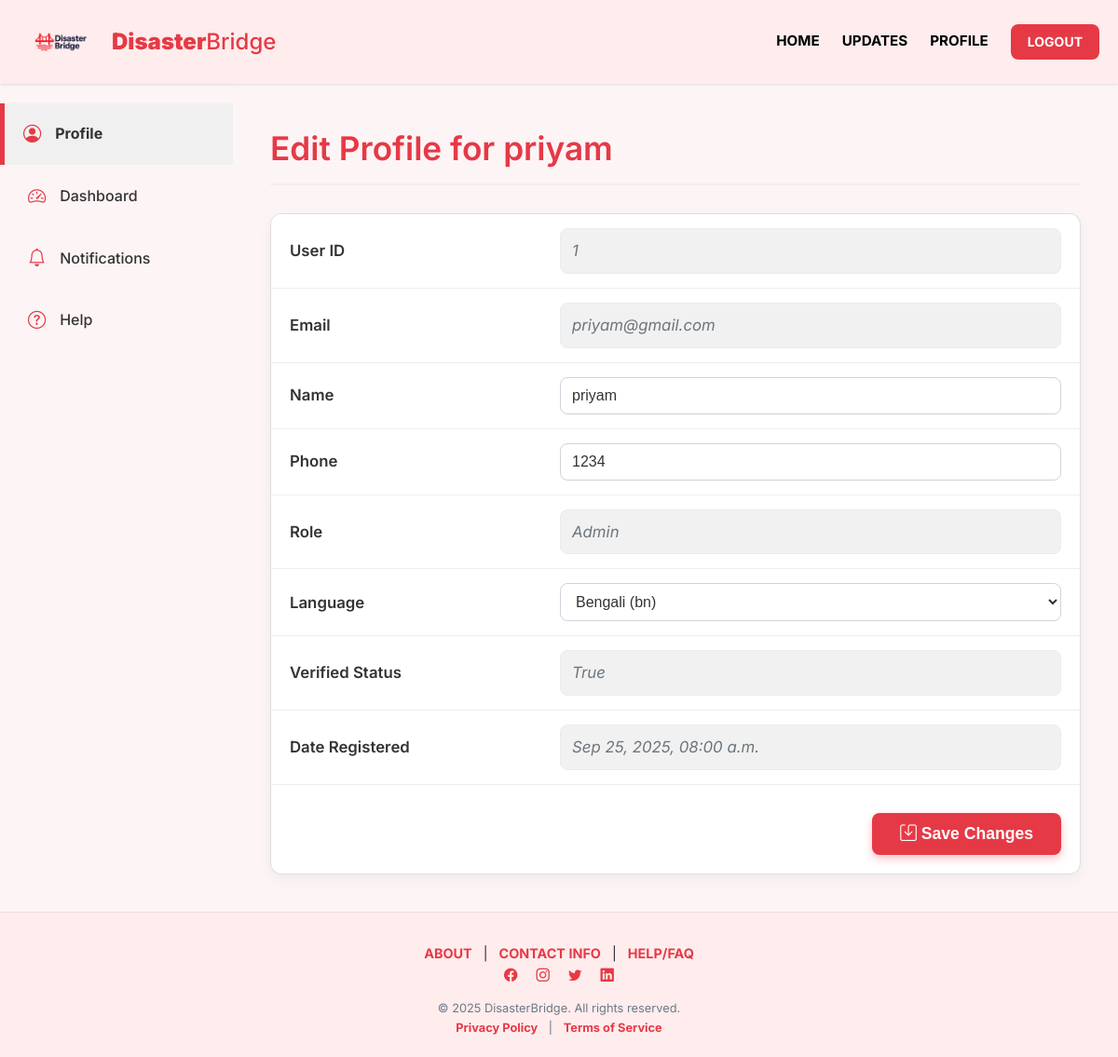
The page /profile/ (signed in) on the database as committed earlier.
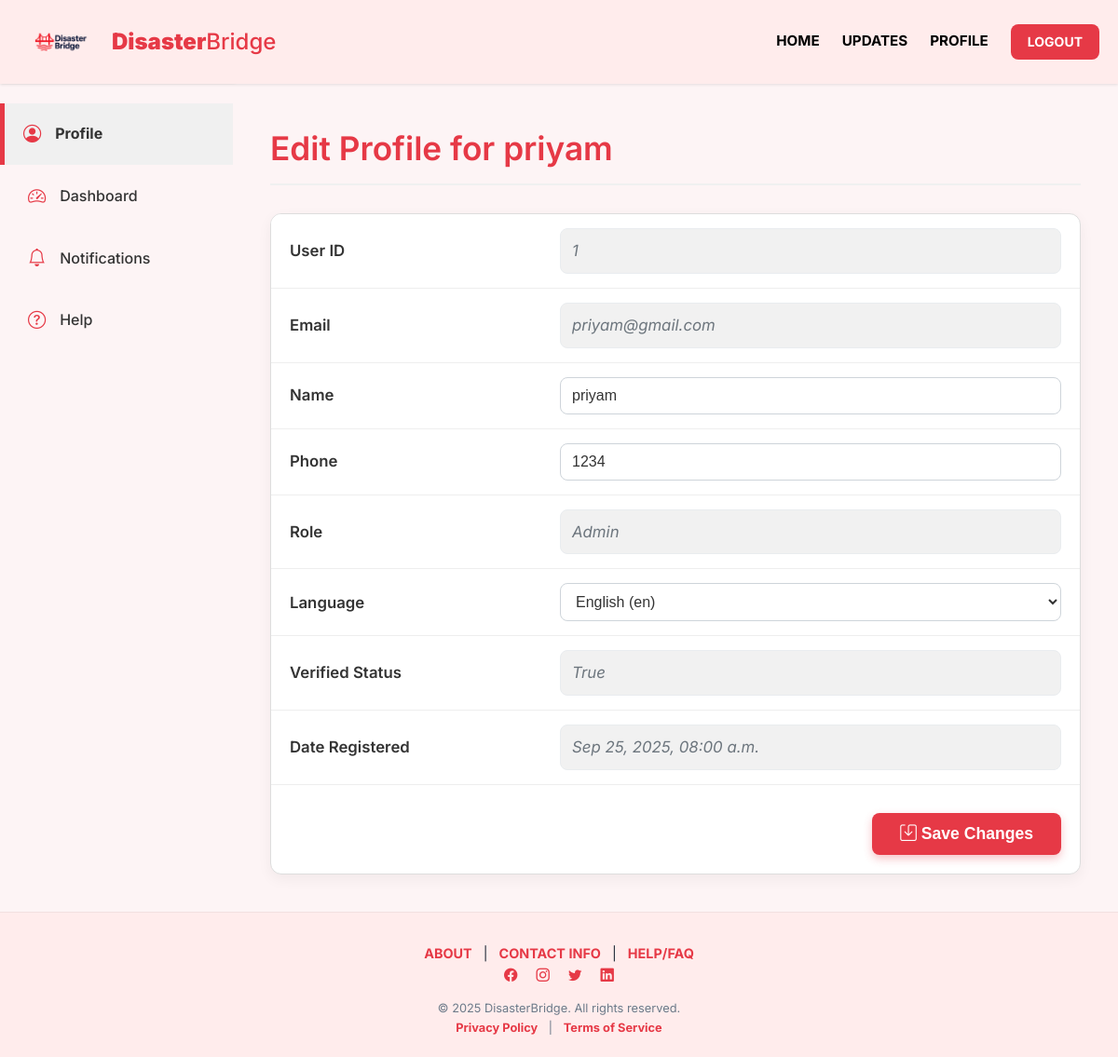
The same page on the database as committed later.
### core/models.py (models this page shows, shortened)
class User(AbstractBaseUser, PermissionsMixin):
    user_id = models.AutoField(primary_key=True)
    ROLE_CHOICES = [
        ("victim", "Victim"),
        ("volunteer", "Volunteer"),
        ("donor", "Donor"),
        ("admin", "Admin"),
    ]
    LANGUAGE_CHOICES = [
        ('en', 'English'),
        ('bn', 'Bangla'),
    ]
    email = models.EmailField(unique=True)
    phone_number = models.CharField(max_length=15, unique=True)
    name = models.CharField(max_length=100)
    role = models.CharField(max_length=20, choices=ROLE_CHOICES)
    language_preference = models.CharField(
        max_length=10,
        choices=LANGUAGE_CHOICES,
        default='en')
    verification_status = models.BooleanField(default=False)
    date_registered = models.DateTimeField(auto_now_add=True)
    is_active = models.BooleanField(default=True)
    is_staff = models.BooleanField(default=False)
    objects = UserManager()
    USERNAME_FIELD = "email"
    REQUIRED_FIELDS = ["phone_number", "name", "role"]

### core/views.py (the view, shortened to what this page needs)
# urls.py: path("profile/", views.user_profile, name="user_profile"),
@login_required
def user_profile(request):
    user = request.user
    return render(request, "core/user_profile.html", {"user": user})

### core/templates/core/user_profile.html (shortened to what this page needs)
{% extends 'core/base.html' %}
{% load static %}
{% block content %}
<div class="content-area d-flex" style="margin-top: 0.5px;">
    <div class="sidebar">
        <a href="{% url 'user_profile' %}" class="active">
            <i class="bi bi-person-circle"></i><span>Profile</span>
        </a>
        <a href="{% url 'dashboard' %}">
            <i class="bi bi-speedometer2"></i><span>Dashboard</span>
        </a>
        <a href="{% url 'notification_list' %}">
            <i class="bi bi-bell"></i><span>Notifications</span>
        </a>
        <a href="/help/"><i class="bi bi-question-circle"></i><span>Help</span></a>
    </div>
    <div class="main-content flex-fill px-4 py-4" style="background: var(--light-background);">
        <div class="profile-header mb-4">
            <h2 class="fw-semibold text-danger">Edit Profile for {{ user.name }}</h2>
        </div>
        <form id="profile-edit-form" method="post">
            <div class="profile-info bg-white border rounded-4 shadow-sm overflow-hidden">
                <table class="w-100">
                    <tr>
                        <th>User ID</th>
                        <td><span class="read-only">{{ user.user_id }}</span></td>
                    </tr>
                    <tr>
                        <th>Email</th>
                        <td><span class="read-only">{{ user.email }}</span></td>
                    </tr>
                    <tr><th>Name</th><td><input type="text" name="name" value="{{ user.name }}" required></td></tr>
                    <tr>
                        <th>Phone</th>
                        <td>
                            <input type="tel" id="user-phone" name="phone_number" value="{{ user.phone_number }}" placeholder="e.g., +8801XXXXXXXXX">
                        </td>
                    </tr>
                    <tr>
                        <th>Role</th>
                        <td><span class="read-only">{{ user.get_role_display }}</span></td>
                    </tr>
                    <tr>
                        <th>Language</th>
                        <td>
                            <select id="user-language" name="language_preference" required>
                                <option value="en" {% if user.language_preference == 'en' %}selected{% endif %}>English (en)</option>
                                <option value="bn" {% if user.language_preference == 'bn' %}selected{% endif %}>Bengali (bn)</option>
                            </select>
                        </td>
                    </tr>
                    <tr>
                        <th>Verified Status</th>
                        <td><span class="read-only">{{ user.verification_status }}</span></td>
                    </tr>
                    <tr>
                        <th>Date Registered</th>
                        <td><span class="read-only">{{ user.date_registered|date:"M j, Y, h:i a" }}</span></td>
                    </tr>
                </table>
                <div class="action-bar text-end border-top mt-3 pt-3 pe-3">
                    <button type="submit" class="save-button btn btn-danger px-4 py-2 fw-semibold">
                        <i class="bi bi-save"></i> Save Changes
                    </button>
                </div>
            </div>
        </form>
    </div>
</div>
{% endblock %}

Rows that differ between the two databases and show on the page:
changed User "priyam": language_preference "Bengali (bn)" → "English (en)"
